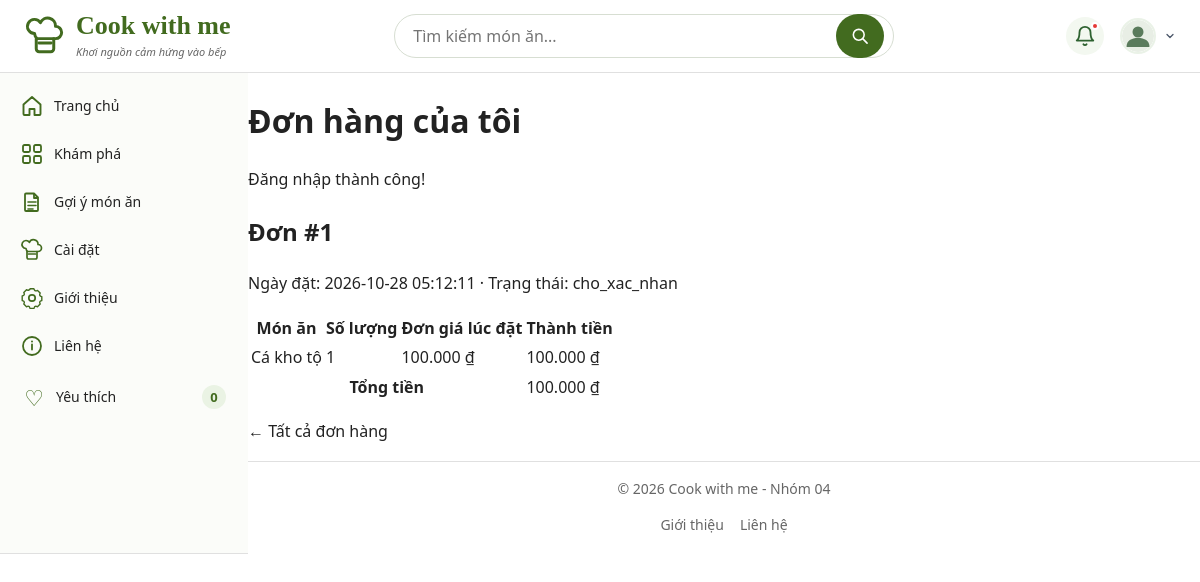
The app's page /don-hang.php?id=1 (signed in) with its own data.
### tables this page shows
CREATE TABLE don_hang (
    id INT UNSIGNED AUTO_INCREMENT PRIMARY KEY,
    nguoi_dung_id INT UNSIGNED NOT NULL,
    trang_thai ENUM(
        'cho_xac_nhan',
        'da_xac_nhan',
        'da_huy',
        'hoan_thanh'
    ) NOT NULL DEFAULT 'cho_xac_nhan',
    ngay_dat DATETIME NOT NULL
        DEFAULT CURRENT_TIMESTAMP,

    FOREIGN KEY (nguoi_dung_id)
        REFERENCES nguoi_dung(id)
        ON DELETE RESTRICT
);

CREATE TABLE chi_tiet_don (
    don_hang_id INT UNSIGNED NOT NULL,
    mon_an_id INT UNSIGNED NOT NULL,
    so_luong SMALLINT UNSIGNED NOT NULL,
    don_gia INT UNSIGNED NOT NULL,

    PRIMARY KEY (don_hang_id, mon_an_id),

    FOREIGN KEY (don_hang_id)
        REFERENCES don_hang(id)
        ON DELETE CASCADE,

    FOREIGN KEY (mon_an_id)
        REFERENCES mon_an(id)
        ON DELETE RESTRICT,

    CHECK (so_luong > 0)
);

CREATE TABLE mon_an (
    id INT UNSIGNED AUTO_INCREMENT PRIMARY KEY,
    slug VARCHAR(150) NOT NULL UNIQUE,
    danh_muc_id INT UNSIGNED NOT NULL,
    ten VARCHAR(200) NOT NULL,
    thoi_gian SMALLINT UNSIGNED NOT NULL,
    khau_phan SMALLINT UNSIGNED NOT NULL,
    do_kho VARCHAR(30) NOT NULL,
    ngan_sach INT UNSIGNED NOT NULL,
    ton_kho INT UNSIGNED NOT NULL DEFAULT 0,
    hinh_anh VARCHAR(255),
    mo_ta TEXT,
    video VARCHAR(255),
    danh_gia DECIMAL(3,2) DEFAULT 0,
    so_luot_danh_gia INT UNSIGNED DEFAULT 0,
    ngay_tao DATETIME NOT NULL
        DEFAULT CURRENT_TIMESTAMP,

    CONSTRAINT fk_mon_an_danh_muc
        FOREIGN KEY (danh_muc_id)
        REFERENCES danh_muc(id)
        ON DELETE RESTRICT,

    CONSTRAINT chk_mon_an_thoi_gian
        CHECK (thoi_gian > 0),

    CONSTRAINT chk_mon_an_khau_phan
        CHECK (khau_phan > 0),

    INDEX idx_mon_an_danh_muc_ngan_sach
        (danh_muc_id, ngan_sach)
);

### inc/db.php (called while the page is built)
<?php
function db(): PDO
{
    static $pdo = null;
    if ($pdo === null) {
       $dsn = 'mysql:host=127.0.0.1;port=3306;dbname=ltweb_nhom04;charset=utf8mb4';
        $pdo = new PDO(
            $dsn,
            'root',
            '',
            [
                PDO::ATTR_ERRMODE => PDO::ERRMODE_EXCEPTION,
                PDO::ATTR_DEFAULT_FETCH_MODE => PDO::FETCH_ASSOC,
                PDO::ATTR_EMULATE_PREPARES => false,
            ]
        );
    }
    return $pdo;
}

### inc/xac-thuc.php (called while the page is built, shortened)
<?php
require_once __DIR__ . '/db.php';
function idNguoiDungHienTai(): int
{
    $id = $_SESSION['uid'] ?? 0;
    return filter_var($id, FILTER_VALIDATE_INT, ['options' => ['min_range' => 1]]) ?: 0;
}
function nguoiDungHienTai(): ?array
{
    $id = idNguoiDungHienTai();
    $nguoiDung = (new KhoNguoiDung(db()))->timTheoId($id);
    return $nguoiDung;
}
function yeuCauDangNhap(): array
{
    $nguoiDung = nguoiDungHienTai();
    return $nguoiDung;
}

### src/Data/KhoNguoiDung.php (called while the page is built, shortened)
<?php
class KhoNguoiDung
{
    public function timTheoId(int $id): ?array
    {
        $stmt = $this->db->prepare(
            'SELECT id, ho_ten, email, vai_tro, ngay_tao
             FROM nguoi_dung WHERE id = :id LIMIT 1'
        );
        $stmt->bindValue(':id', $id, PDO::PARAM_INT);
        $stmt->execute();
        $nguoiDung = $stmt->fetch(PDO::FETCH_ASSOC);
        return $nguoiDung ?: null;
    }
}

### src/Data/KhoDonHang.php (called while the page is built, shortened)
<?php
final class KhoDonHang
{
    public function layChiTietCuaNguoiDung(int $donHangId, int $nguoiDungId): ?array
    {
        $stmt = $this->db->prepare(
            'SELECT id, trang_thai, ngay_dat FROM don_hang
             WHERE id = :id AND nguoi_dung_id = :uid LIMIT 1'
        );
        $stmt->execute(['id' => $donHangId, 'uid' => $nguoiDungId]);
        $don = $stmt->fetch(PDO::FETCH_ASSOC);
        $chiTiet = $this->db->prepare(
            'SELECT ct.mon_an_id, m.slug, m.ten, ct.so_luong, ct.don_gia,
                    ct.so_luong * ct.don_gia AS thanh_tien
             FROM chi_tiet_don ct
             INNER JOIN mon_an m ON m.id = ct.mon_an_id
             WHERE ct.don_hang_id = :id
             ORDER BY ct.mon_an_id'
        );
        $chiTiet->execute(['id' => $donHangId]);
        $don['cac_mon'] = $chiTiet->fetchAll(PDO::FETCH_ASSOC);
        return $don;
    }
}

### don-hang.php (the view, shortened to what this page needs)
<?php
require_once __DIR__ . '/inc/db.php';
require_once __DIR__ . '/inc/xac-thuc.php';
require_once __DIR__ . '/src/Data/KhoDonHang.php';
$nguoiDung = yeuCauDangNhap();
$kho = new KhoDonHang(db());
$id = filter_var($_GET['id'] ?? null, FILTER_VALIDATE_INT);
$don = null;
if ($id !== null && $id !== false && $id > 0) {
    $don = $kho->layChiTietCuaNguoiDung($id, (int) $nguoiDung['id']);
}
$danhSach = $id ? [] : $kho->layCuaNguoiDung((int) $nguoiDung['id']);
require __DIR__ . '/inc/header.php';
?>
<main class="trang-yeu-thich container my-4">
<h1 class="tieu-de-trang mb-4">Đơn hàng của tôi</h1>
<?= hien_thi_thong_bao() ?>
<?php if ($id): ?>
    <?php if (!$don): ?>
        <p>Không tìm thấy đơn hàng hoặc bạn không có quyền xem đơn này.</p>
    <?php else: ?>
        <h2>Đơn #<?= (int) $don['id'] ?></h2>
        <p>Ngày đặt: <?= e($don['ngay_dat']) ?> · Trạng thái: <?= e($don['trang_thai']) ?></p>
        <div class="cho-cuon-ngang"><table class="bang-gio-hang">
          <thead><tr><th>Món ăn</th><th>Số lượng</th><th>Đơn giá lúc đặt</th><th>Thành tiền</th></tr></thead>
          <tbody><?php $tong = 0; foreach ($don['cac_mon'] as $dong): $tong += (int) $dong['thanh_tien']; ?>
          <tr>
            <td><a href="chi-tiet.php?id=<?= e($dong['slug']) ?>"><?= e($dong['ten']) ?></a></td>
            <td><?= (int) $dong['so_luong'] ?></td>
            <td><?= vnd((int) $dong['don_gia']) ?></td>
            <td><?= vnd((int) $dong['thanh_tien']) ?></td>
          </tr><?php endforeach; ?></tbody>
          <tfoot><tr><th colspan="3">Tổng tiền</th><td><?= vnd($tong) ?></td></tr></tfoot>
        </table></div>
    <?php endif; ?>
    <p><a href="don-hang.php">← Tất cả đơn hàng</a></p>
<?php elseif (!$danhSach): ?>
    <p>Bạn chưa có đơn hàng nào.</p>
<?php endif; ?>
</main>
<?php require __DIR__ . '/inc/footer.php'; ?>

### css/01-bien.css (style rules this page uses)
:root { --mau-chinh: #426B1F; --mau-nhan: #C43D47; --mau-chu: #222222; --mau-chu-phu: #666666; --mau-nen: #FFFFFF; --mau-nen-phu: #F7F7F7; --mau-vien: #E0E0E0; --bo-goc: 8px; --khoang-cach: 16px; --co-chu-co-ban: 16px; --co-chu-nho: 14px; --co-chu-tieu-de: 28px; --do-rong-toi-da: 1200px; }

### css/02-chuan-hoa.css (style rules this page uses)
*, *::before, *::after { box-sizing: border-box; }
html { scroll-behavior: smooth; }
body { margin: 0; font-family: system-ui, "Segoe UI", Arial, sans-serif; font-size: var(--co-chu-co-ban); line-height: 1.6; color: var(--mau-chu); background-color: var(--mau-nen); }
a { color: inherit; text-decoration: none; }

### css/03-bo-cuc.css (style rules this page uses)
.trang { width: 100%; max-width: 1440px; margin: 0 auto; display: grid; grid-template-columns: 1fr; grid-template-areas: "dau" "menu" "chinh" "chan"; }
.trang > main { grid-area: chinh; min-width: 0; }
html, body { width: 100%; max-width: 100%; overflow-x: hidden; margin: 0; padding: 0; }
*, *::before, *::after { box-sizing: border-box; }

### css/05-tien-ich.css (style rules this page uses)
*, *::before, *::after { box-sizing: border-box; }
html, body { width: 100%; max-width: 100%; overflow-x: hidden; margin: 0; padding: 0; position: relative; }
.cho-cuon-ngang { max-width: 100%; overflow-x: auto; }
@media (min-width: 992px) { .trang { max-width: 1440px; margin: 0 auto; display: grid; grid-template-columns: 248px minmax(0, 1fr); grid-template-areas: "dau dau" "menu chinh" "menu chan"; } }
@media (min-width: 992px) { .trang > main { grid-area: chinh; min-width: 0; } }

### records on screen
don_hang: id "1", ngay_dat "2026-10-28 05:12:11", trang_thai "cho_xac_nhan"
chi_tiet_don: mon_an.ten "Cá kho tộ", so_luong "1", don_gia "100.000 ₫", thanh_tien "100.000 ₫"

### other values on screen
$nhan "Trang chủ"
$nhan "Khám phá"
$nhan "Gợi ý món ăn"
$nhan "Cài đặt"
$nhan "Giới thiệu"
$nhan "Liên hệ"
$soYeuThich "0"
$msg['noi_dung'] "Đăng nhập thành công!"
vnd($tong) "100.000 ₫"
